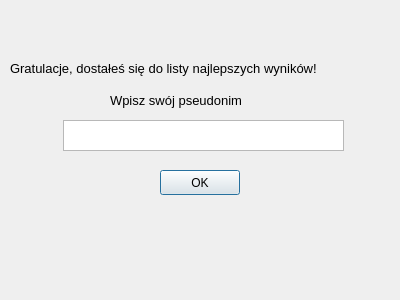
<?xml version="1.0" encoding="UTF-8"?>
<ui version="4.0">
 <class>AddHighscoreWindow</class>
 <widget class="QDialog" name="AddHighscoreWindow">
  <property name="geometry">
   <rect>
    <x>0</x>
    <y>0</y>
    <width>400</width>
    <height>300</height>
   </rect>
  </property>
  <property name="windowTitle">
   <string>Dialog</string>
  </property>
  <widget class="QLabel" name="label">
   <property name="geometry">
    <rect>
     <x>10</x>
     <y>60</y>
     <width>401</width>
     <height>16</height>
    </rect>
   </property>
   <property name="font">
    <font>
     <family>Arial</family>
     <pointsize>10</pointsize>
    </font>
   </property>
   <property name="text">
    <string>Gratulacje, dostałeś się do listy najlepszych wyników!</string>
   </property>
  </widget>
  <widget class="QLabel" name="label_2">
   <property name="geometry">
    <rect>
     <x>110</x>
     <y>90</y>
     <width>221</width>
     <height>20</height>
    </rect>
   </property>
   <property name="font">
    <font>
     <family>Arial</family>
     <pointsize>10</pointsize>
    </font>
   </property>
   <property name="text">
    <string>Wpisz swój pseudonim</string>
   </property>
  </widget>
  <widget class="QPlainTextEdit" name="plainTextEdit">
   <property name="geometry">
    <rect>
     <x>63</x>
     <y>120</y>
     <width>281</width>
     <height>31</height>
    </rect>
   </property>
   <property name="font">
    <font>
     <family>Arial</family>
     <pointsize>9</pointsize>
    </font>
   </property>
  </widget>
  <widget class="QPushButton" name="pushButton">
   <property name="geometry">
    <rect>
     <x>160</x>
     <y>170</y>
     <width>80</width>
     <height>25</height>
    </rect>
   </property>
   <property name="text">
    <string>OK</string>
   </property>
  </widget>
 </widget>
 <resources/>
 <connections/>
</ui>
